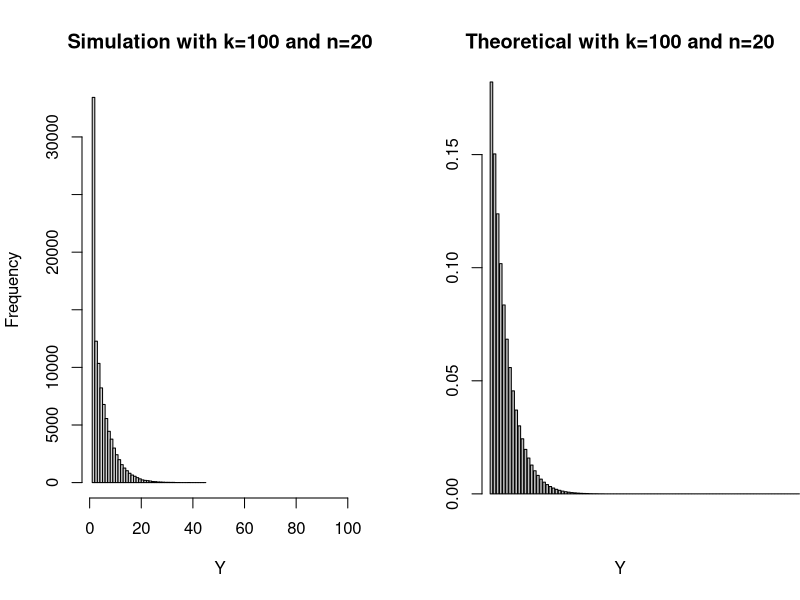
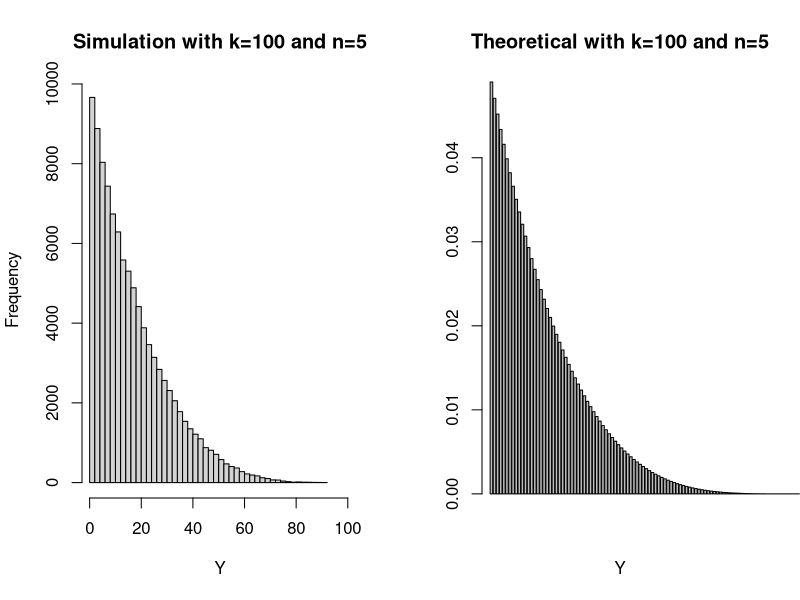
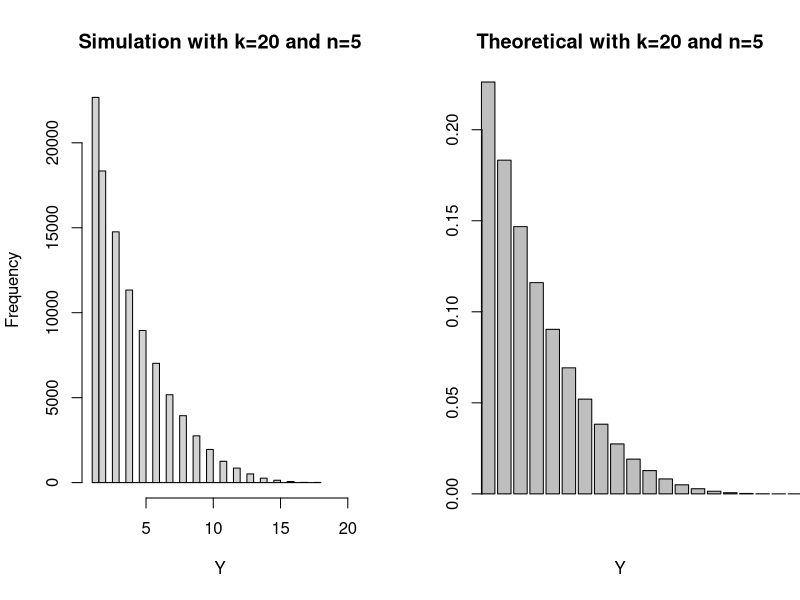
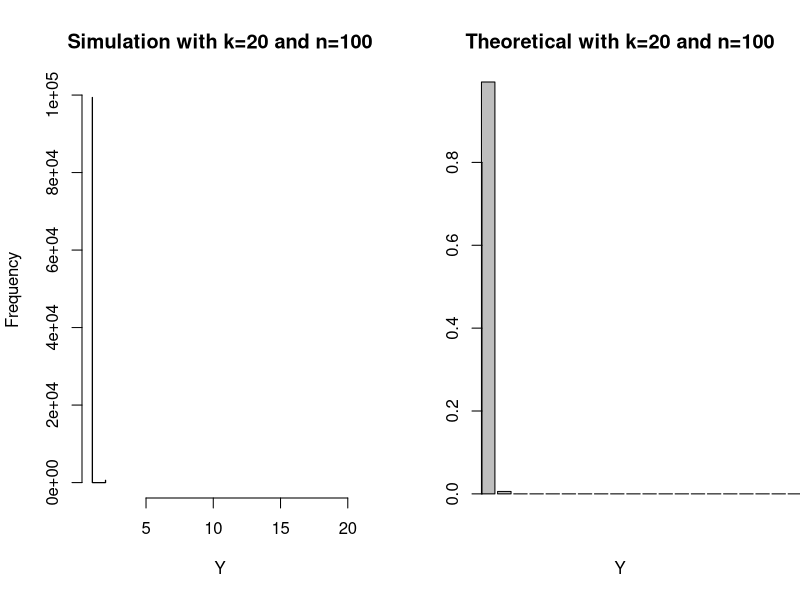

The R source for these figures, in order:
## ---- chunk 1
problem1sim <- function(k,n,trials=100000) {
  Y<-rep(0,trials)
  for (i in 1:trials) {
    x<-sample.int(k,size=n,replace=TRUE)
    Y[i]<-min(x)
  }
  return(Y)
}
## ---- chunk 2
# Run 1
par(mfrow=c(1,2))
k<-100
n<-20
hist(problem1sim(k,n),breaks=60,
     main=paste("Simulation with k=",k," and n=",n,sep=""),
     xlab="Y",xlim=c(1,k))
pY<-((k-1:k+1)^n-(k-1:k)^n)/k^n
barplot(pY,main=paste("Theoretical with k=",k," and n=",n,sep=""),
        xlab="Y",xlim=c(1,k))

# Run 2
par(mfrow=c(1,2))
k<-100
n<-5
hist(problem1sim(k,n),breaks=60,
     main=paste("Simulation with k=",k," and n=",n,sep=""),
     xlab="Y",xlim=c(1,k))
pY<-((k-1:k+1)^n-(k-1:k)^n)/k^n
barplot(pY,main=paste("Theoretical with k=",k," and n=",n,sep=""),
        xlab="Y",xlim=c(1,k))

# Run 3
par(mfrow=c(1,2))
k<-20
n<-5
hist(problem1sim(k,n),breaks=60,
     main=paste("Simulation with k=",k," and n=",n,sep=""),
     xlab="Y",xlim=c(1,k))
pY<-((k-1:k+1)^n-(k-1:k)^n)/k^n
barplot(pY,main=paste("Theoretical with k=",k," and n=",n,sep=""),
        xlab="Y",xlim=c(1,k))

# Run 4
par(mfrow=c(1,2))
k<-20
n<-100
hist(problem1sim(k,n),breaks=60,
     main=paste("Simulation with k=",k," and n=",n,sep=""),
     xlab="Y",xlim=c(1,k))
pY<-((k-1:k+1)^n-(k-1:k)^n)/k^n
barplot(pY,main=paste("Theoretical with k=",k," and n=",n,sep=""),
        xlab="Y",xlim=c(1,k))
## ---- chunk 3
# Calculating P(X>8) using geometric distribution
pgeom(8, 0.1, lower.tail=FALSE)
## ---- chunk 4
# Calculating P(X>8) using exponential distribution
pexp(8, 0.1, lower.tail=FALSE)
## ---- chunk 5
# Calculating P(X=0) for n=8 using binomial distribution
pbinom(0,8,0.1,lower.tail=TRUE)
## ---- chunk 6
# Calculating P(X=0) for 8 intervals using Poisson distribution
ppois(0,0.1,lower.tail=TRUE)^8
